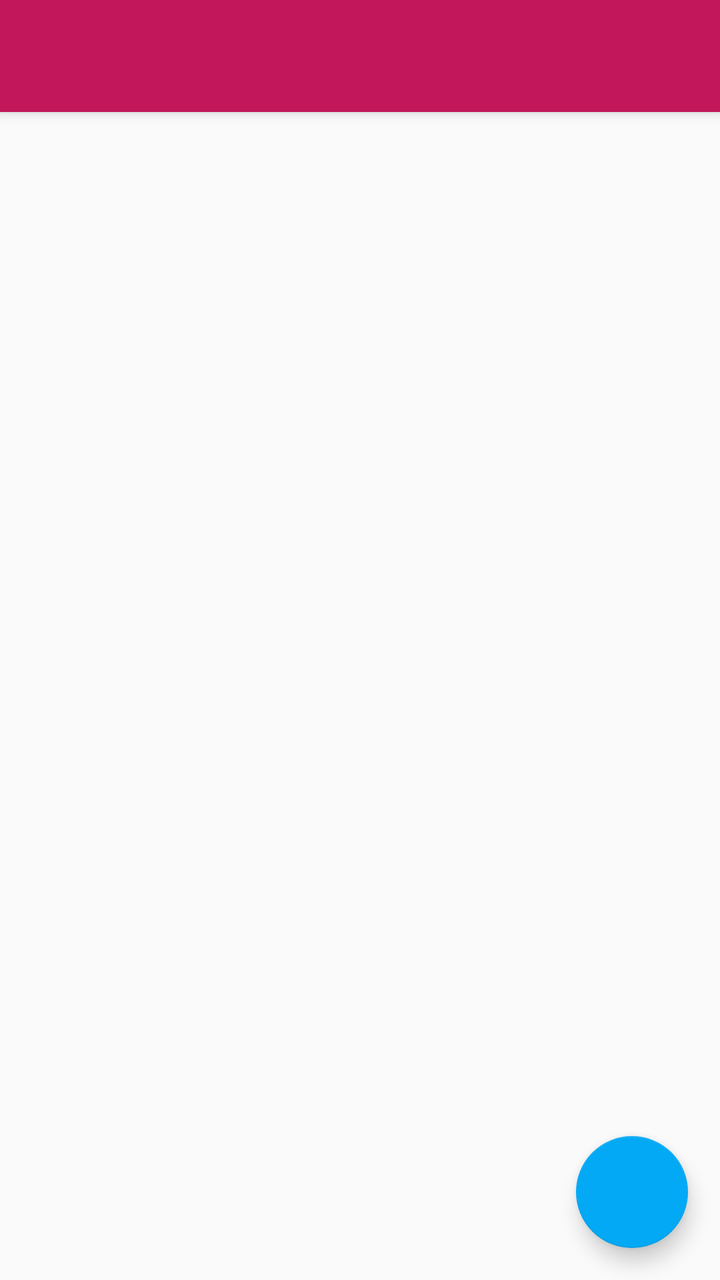
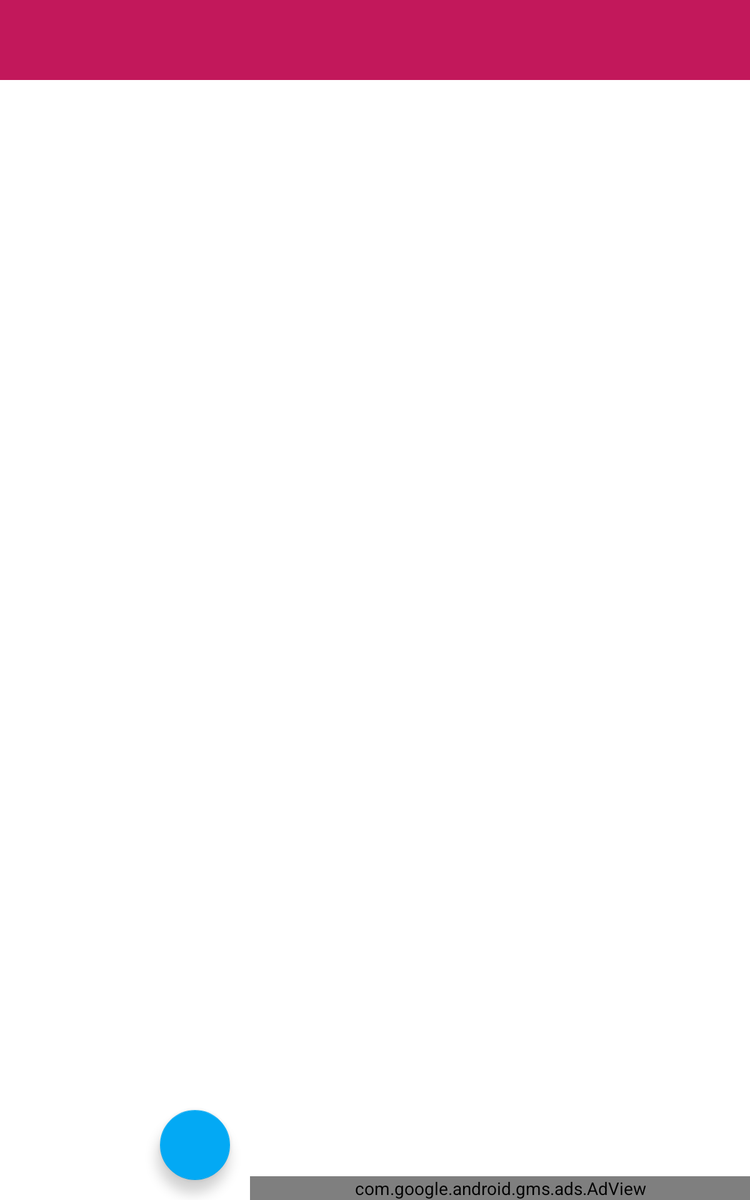

Compare how this app lays out the same screen by default and in its alternative resource folder. The renders come first, then the two layout files and the values they reference.
<!-- AndroidManifest.xml: application theme AppTheme -->
<!-- res/layout/activity_main_material.xml -->
<?xml version="1.0" encoding="utf-8"?>
<android.support.v4.widget.DrawerLayout xmlns:android="http://schemas.android.com/apk/res/android"
    xmlns:app="http://schemas.android.com/apk/res-auto"
    xmlns:tools="http://schemas.android.com/tools"
    android:id="@+id/drawer_layout"
    android:layout_width="match_parent"
    android:layout_height="match_parent">

    <android.support.design.widget.CoordinatorLayout
        xmlns:android="http://schemas.android.com/apk/res/android"
        xmlns:app="http://schemas.android.com/apk/res-auto"
        android:id="@+id/coord_layout"
        android:layout_width="match_parent"
        android:layout_height="match_parent">

        <android.support.design.widget.AppBarLayout
            android:layout_width="match_parent"
            android:layout_height="wrap_content">


            <android.support.v7.widget.Toolbar
                android:id="@+id/toolbar"
                android:layout_width="match_parent"
                android:layout_height="?attr/actionBarSize"
                android:background="?attr/colorPrimaryDark"
                app:layout_scrollFlags="scroll|enterAlways" />

        </android.support.design.widget.AppBarLayout>

        <android.support.v4.widget.NestedScrollView
            android:layout_width="match_parent"
            android:layout_height="match_parent"
            app:layout_behavior="@string/appbar_scrolling_view_behavior">

            <FrameLayout
                android:id="@+id/notelist_fragment"
                android:layout_width="match_parent"
                android:layout_height="match_parent"
                app:layout_behavior="@string/appbar_scrolling_view_behavior"></FrameLayout>

        </android.support.v4.widget.NestedScrollView>

        <android.support.design.widget.FloatingActionButton
            android:id="@+id/fab"
            android:layout_width="wrap_content"
            android:layout_height="wrap_content"
            android:layout_gravity="end|bottom"
            android:layout_margin="@dimen/fab_margin"
            android:src="@drawable/ic_mic_white_48dp" />

    </android.support.design.widget.CoordinatorLayout>

    
    <ListView
        android:id="@+id/left_drawer"
        android:layout_width="200dp"
        android:layout_height="match_parent"
        android:layout_gravity="left|start"
        android:background="#ffeeeeee" />

</android.support.v4.widget.DrawerLayout>
<!-- resources referenced by this layout -->
<resources>
  <dimen name="fab_margin">16dp</dimen>
  <style name="AppTheme" parent="@style/Theme.AppCompat.Light.NoActionBar">
          
          <item name="colorPrimary">@color/primary</item>
          <item name="colorPrimaryDark">@color/primary_dark</item>
          <item name="colorAccent">@color/accent</item>
          <item name="android:textColor">@color/primary_text</item>
          <item name="android:textColorSecondary">@color/icons</item>
          <item name="titleTextColor">@color/icons</item>
          </style>
  <color name="primary">#E91E63</color>
  <color name="primary_dark">#C2185B</color>
  <color name="accent">#03A9F4</color>
  <color name="primary_text">#212121</color>
  <color name="icons">#FFFFFF</color>
</resources>
<!-- res/layout-sw600dp/activity_main_material.xml (the repository's variant of the layout above) -->
<!-- drawn on a 7-inch tablet held upright -->
<?xml version="1.0" encoding="utf-8"?>
<android.support.v4.widget.DrawerLayout xmlns:android="http://schemas.android.com/apk/res/android"
    xmlns:app="http://schemas.android.com/apk/res-auto"
    xmlns:ads="http://schemas.android.com/apk/res-auto"
    xmlns:tools="http://schemas.android.com/tools"
    android:id="@+id/drawer_layout"
    android:layout_width="match_parent"
    android:layout_height="match_parent">

    <android.support.design.widget.AppBarLayout
        android:layout_width="match_parent"
        android:layout_height="wrap_content">


        <android.support.v7.widget.Toolbar
            android:id="@+id/toolbar"
            android:layout_width="match_parent"
            android:layout_height="?attr/actionBarSize"
            android:background="?attr/colorPrimaryDark"
            app:layout_scrollFlags="scroll|enterAlways" />

    <LinearLayout
        android:layout_width="match_parent"
        android:layout_height="match_parent"
        android:orientation="horizontal">

        <RelativeLayout
            android:layout_width="0dp"
            android:layout_weight="1"
            android:layout_height="match_parent"
            android:background="#ffffff">

            <android.support.design.widget.CoordinatorLayout xmlns:android="http://schemas.android.com/apk/res/android"
                xmlns:app="http://schemas.android.com/apk/res-auto"
                android:id="@+id/coord_layout"
                android:layout_width="match_parent"
                android:layout_height="match_parent">

            <FrameLayout
                android:id="@+id/notelist_fragment"
                android:layout_width="match_parent"
                android:layout_height="match_parent"
                app:layout_behavior="@string/appbar_scrolling_view_behavior"/>

            <android.support.design.widget.FloatingActionButton
                android:id="@+id/fab"
                android:layout_width="wrap_content"
                android:layout_height="wrap_content"
                android:layout_gravity="end|bottom"
                android:layout_margin="@dimen/fab_margin"
                android:src="@drawable/ic_mic_white_48dp" />

            </android.support.design.widget.CoordinatorLayout>


        </RelativeLayout>

        <RelativeLayout
            android:layout_width="0dp"
            android:layout_height="match_parent"
            android:layout_weight="2"
            >
            <LinearLayout
                android:layout_width="match_parent"
                android:layout_height="match_parent"
                android:background="#ffffff"
                android:orientation="vertical">

            <FrameLayout
                android:id="@+id/detail_fragment"
                android:layout_width="match_parent"
                android:layout_height="match_parent"
                android:layout_weight="1"
                android:background="#ffffff"
                app:layout_behavior="@string/appbar_scrolling_view_behavior"></FrameLayout>

                <com.google.android.gms.ads.AdView
                    android:id="@+id/adView"
                    android:layout_width="match_parent"
                    android:layout_height="wrap_content"
                    android:layout_centerHorizontal="true"
                    android:layout_alignParentBottom="true"
                    ads:adSize="BANNER"
                    ads:adUnitId="@string/banner_ad_unit_id">
                </com.google.android.gms.ads.AdView>

            </LinearLayout>

        </RelativeLayout>

    </LinearLayout>
    </android.support.design.widget.AppBarLayout>



    
    <ListView
        android:id="@+id/left_drawer"
        android:layout_width="200dp"
        android:layout_height="match_parent"
        android:layout_gravity="left|start"
        android:background="#ffeeeeee" />

</android.support.v4.widget.DrawerLayout>
<!-- resources referenced by the variant -->
<!-- as a 7-inch tablet held upright resolves them -->
<resources>
  <dimen name="fab_margin">16dp</dimen>
  <string name="banner_ad_unit_id">ca-app-pub-3940256099942544/6300978111</string>
  <style name="AppTheme" parent="@style/Theme.AppCompat.Light.NoActionBar">
          
          <item name="colorPrimary">@color/primary</item>
          <item name="colorPrimaryDark">@color/primary_dark</item>
          <item name="colorAccent">@color/accent</item>
          <item name="android:textColor">@color/primary_text</item>
          <item name="android:textColorSecondary">@color/icons</item>
          <item name="titleTextColor">@color/icons</item>
          </style>
  <color name="primary">#E91E63</color>
  <color name="primary_dark">#C2185B</color>
  <color name="accent">#03A9F4</color>
  <color name="primary_text">#212121</color>
  <color name="icons">#FFFFFF</color>
</resources>
